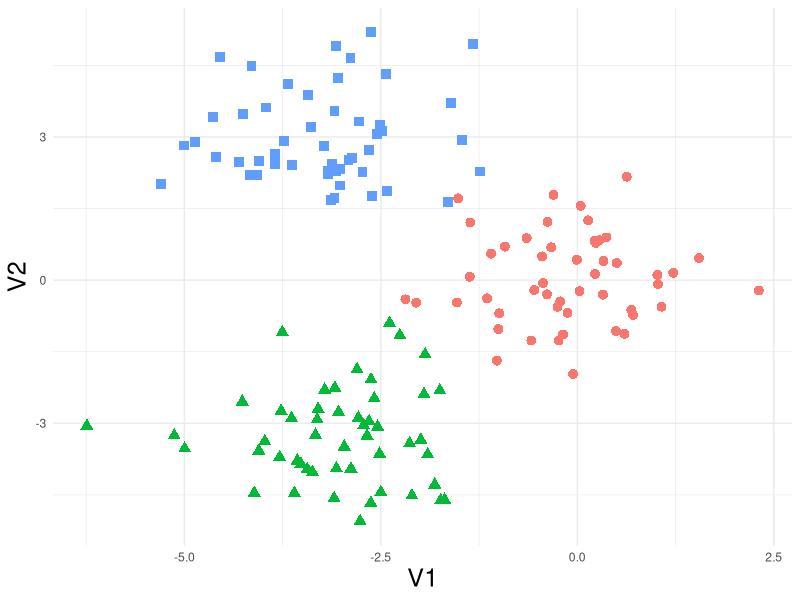
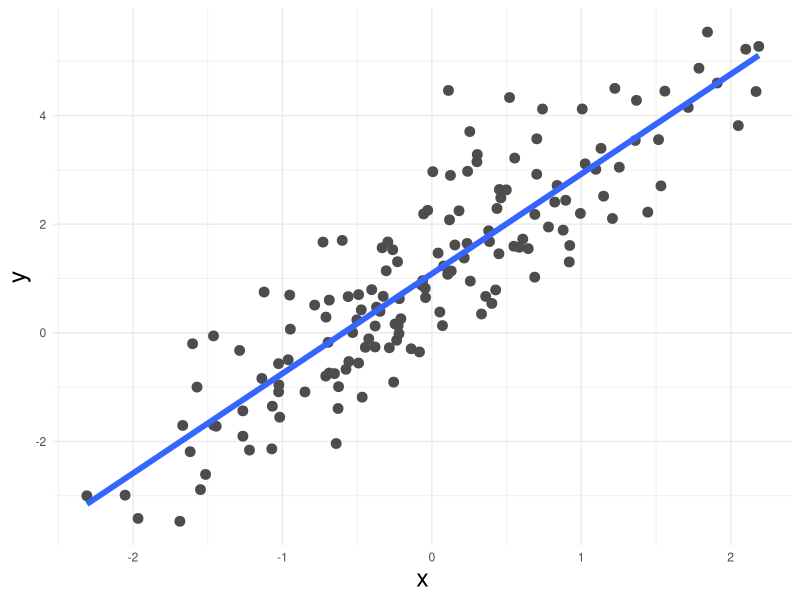

Here is the R script that generated these plots, in order: (Note: this script raises an error after producing the figures.)
## ---- chunk 1
require(tidyverse)
require(caret)
require(recipes)
set.seed(123)
n = 50
sigma = matrix(c(1,0,0,1),ncol=2,nrow=2)
x1 <- MASS::mvrnorm(n,c(0,0),Sigma = sigma) %>% as_tibble() %>% mutate(group=1)
x2 <- MASS::mvrnorm(n,c(-3,-3),Sigma = sigma) %>% as_tibble() %>% mutate(group=2)
x3 <- MASS::mvrnorm(n,c(-3,3),Sigma = sigma) %>% as_tibble() %>% mutate(group=3)
bind_rows(x1,x2,x3) %>% 
  ggplot(aes(V1,V2,color=factor(group),pch=factor(group))) +
  geom_point(size=3) +
  theme_minimal() +
  theme(legend.position = "none",
        axis.title = element_text(size=18))
## ---- chunk 2
require(tidyverse)
require(caret)
require(recipes)
set.seed(123)
x <- rnorm(150)
y = 1 + 2*x + rnorm(150)
tibble(x,y) %>% 
  ggplot(aes(x,y)) +
  geom_point(size=3,color="grey30") +
  geom_smooth(method="lm",se=F,size=2) +
  theme_minimal() +
  theme(legend.position = "none",
        axis.title = element_text(size=18))
## ---- chunk 3
knitr::include_graphics("week10_figs/interpret-vs-flexible.png")
## ---- chunk 4
knitr::include_graphics("https://cimentadaj.github.io/ml_socsci/img/socsci_wflow3_smaller.svg")
## ---- chunk 5
knitr::include_graphics("week10_figs/interpret-vs-flexible.png")
## ---- chunk 6
library(ggplot2)
library(patchwork)
library(scales)

## Data creation
set.seed(2313)
n <- 500
x <- rnorm(n)
y <- x^3 + rnorm(n, sd = 3)
age <- rescale(x, to = c(0, 100))
income <- rescale(y, to = c(0, 5000))
age_inc <- data.frame(age = age, income = income)
## Data creation

y_axis <- scale_y_continuous(labels = dollar_format(suffix = "€", prefix = ""),
                             limits = c(0, 5000),
                             name = "Income")

x_axis <- scale_x_continuous(name = "Age")

bad_fit <-
  ggplot(age_inc, aes(age, income)) +
  geom_point(alpha=.2) +
  geom_smooth(method = "lm") +
  y_axis +
  x_axis +  
  ggtitle("Underfit") +
  theme_minimal()

overfit <-
  ggplot(age_inc, aes(age, income)) +
  geom_point(alpha=.2) +
  geom_smooth(method = "loess", span = 0.015) +
  y_axis +
  x_axis +  
  ggtitle("Overfit") +
  theme_minimal() 

goodfit <-
  ggplot(age_inc, aes(age, income)) +
  geom_point(alpha=.2) +
  geom_smooth(method = "loess", span = 0.9, color="red") +
  y_axis +
  x_axis +  
  ggtitle("Ideal fit") +
  theme_minimal() +
  theme(plot.title = element_text(colour = "red", face = "bold"))


bad_fit + overfit + goodfit
## ---- chunk 7
library(tidyverse)
set.seed(123)
N = 100
x <- rnorm(N)
X <- splines::bs(x,degree=7)
B <- runif(7,-5,5) 
y <- X%*%B + rnorm(N,mean = 0,.2)
D = tibble(x,y = as.numeric(y))


modA = lm(y ~ x,data = D)
D$yhatA = predict(modA,D)
modD = lm(y ~ poly(x,21),data = D)
D$yhatD = predict(modD,D)
modB = lm(y ~ poly(x,2),data = D)
D$yhatB = predict(modB,D)
modC = lm(y ~ poly(x,5),data = D)
D$yhatC = predict(modC,D)
mse = function(y,yh) { mean((y-yh)^2) }

D %>% 
  gather(mod,yh,-y,-x) %>% 
  mutate(mod = str_remove(mod,"yhat")) %>% 
  group_by(mod) %>% 
  mutate(mse =mean((y-yh)^2),
         mse_txt = str_glue("Model {mod}\nMSE = {round(mse,3)}")) %>% 
  ggplot(aes(x,y)) +
  geom_point(alpha=.7,size=3,color="grey30") +
  geom_line(aes(x,yh),color="blue",size=2,alpha=.6) +
  theme_bw() +
  facet_wrap(~mse_txt) +
  theme(legend.position = "none",
        axis.title = element_text(size=18),
        axis.text = element_text(size=20),
        strip.text = element_text(size=24),
        text = element_text(family="serif"))


## ---- chunk 8
set.seed(321)
N = 100
x <- rnorm(N)
X <- splines::bs(x,degree=7)
# Use the same betas
y <- X%*%B + rnorm(N,mean = 0,.5)
D2 = tibble(x,y = as.numeric(y))

D2$yhatA = predict(modA,D2)
D2$yhatB = predict(modB,D2)
D2$yhatC = predict(modC,D2)
D2$yhatD = predict(modD,D2)

# Define Sets
D$set = "Training Set"
D2$set = "Test Set"

D2 %>% 
  gather(mod,yh,-y,-x,-set) %>% 
  mutate(mod = str_remove(mod,"yhat")) %>% 
  group_by(mod) %>% 
  mutate(mse =mean((y-yh)^2),
         mse_txt = str_glue("Model {mod}\nMSE = {round(mse,3)}")) %>% 
  ggplot(aes(x,y)) +
  geom_point(alpha=.7,size=3,color='forestgreen') +
  geom_line(aes(x,yh),color="blue",size=2,alpha=.6) +
  theme_bw() +
  facet_wrap(~mse_txt,scale="free") +
  # ylim(-5,5) +
  theme(legend.position = "none",
        axis.title = element_text(size=18),
        axis.text = element_text(size=20),
        strip.text = element_text(size=24),
        text = element_text(family="serif"))


## ---- chunk 9
knitr::include_graphics("week10_figs/KfoldCV.gif")
